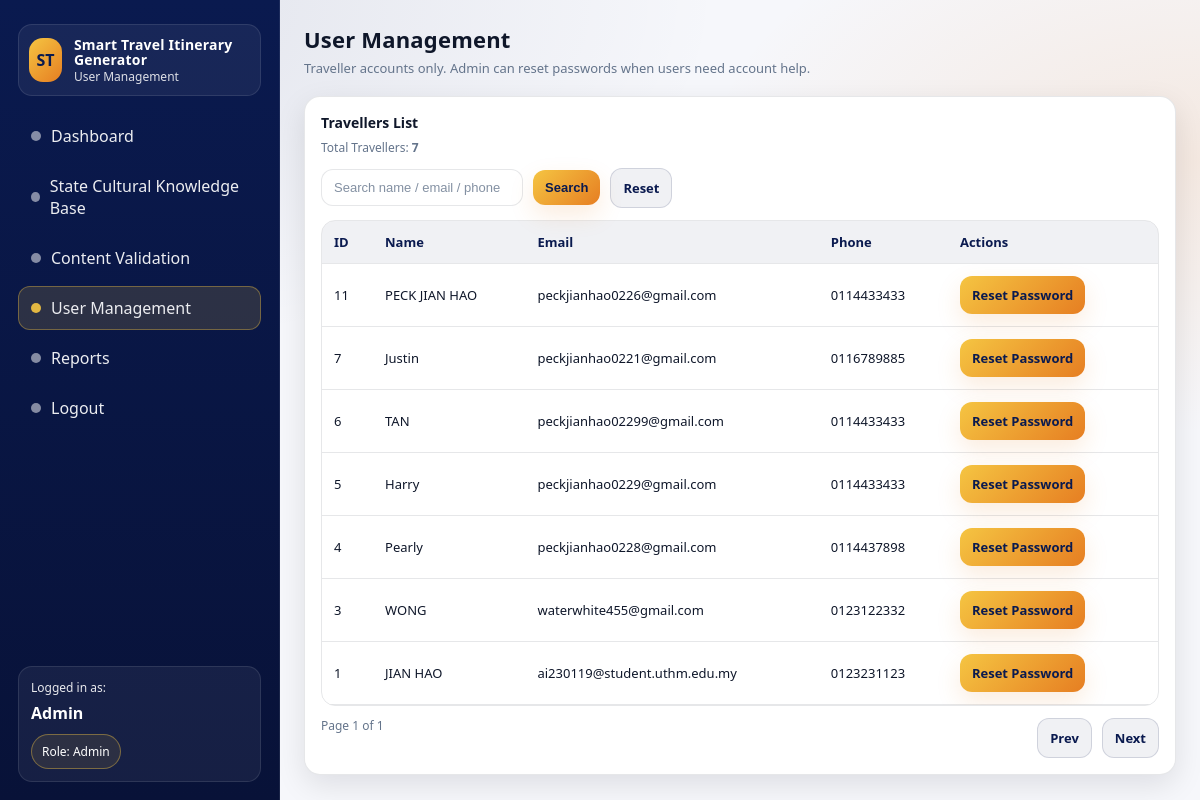
The page /admin/user_manage/index.php (signed in) on the database its author committed.
### tables this page shows
CREATE TABLE `travellers` (
  `traveller_id` int(11) NOT NULL AUTO_INCREMENT,
  `full_name` varchar(100) NOT NULL,
  `email` varchar(100) NOT NULL,
  `password_hash` varchar(255) NOT NULL,
  `force_password_change` tinyint(1) NOT NULL DEFAULT 0,
  `phone` varchar(20) DEFAULT NULL,
  `created_at` timestamp NOT NULL DEFAULT current_timestamp(),
  `is_active` tinyint(1) NOT NULL DEFAULT 1,
  `activation_token` varchar(128) DEFAULT NULL,
  `activation_expires` datetime DEFAULT NULL,
  `reset_token` varchar(128) DEFAULT NULL,
  `reset_expires` datetime DEFAULT NULL,
  PRIMARY KEY (`traveller_id`),
  UNIQUE KEY `email` (`email`)
);

### admin/user_manage/index.php (the view, shortened to what this page needs)
<?php
require_once __DIR__ . "/../../config/db_connect.php";
function h(string $s): string
{
  return htmlspecialchars($s, ENT_QUOTES, 'UTF-8');
}
function base_admin_sidebar_users(): void
{
  $adminName = $_SESSION["admin_name"] ?? "Administrator";
  $items = [
    ["Dashboard", "../../admin/admin_dashboard.php", false],
    ["State Cultural Knowledge Base", "../admin_cultural_kb.php", false],
    ["Content Validation", "../admin_pending.php", false],
    ["User Management", "./index.php", true],
    ["Reports", "../admin_reports.php", false],
    ["Logout", "../../auth/logout.php", false],
  ];
?>
  <aside class="sidebar">
    <div class="brand">
      <div class="brand-badge">ST</div>
      <div class="brand-title">
        <strong>Smart Travel Itinerary Generator</strong>
        <span>User Management</span>
      </div>
    </div>
    <nav class="nav" aria-label="Sidebar Navigation">
      <?php foreach ($items as [$label, $href, $isActive]): ?>
        <a class="<?php echo $isActive ? 'active' : ''; ?>" href="<?php echo h($href); ?>">
          <span class="dot"></span> <?php echo h($label); ?>
        </a>
      <?php endforeach; ?>
    </nav>
    <div class="sidebar-footer">
      <div class="small">Logged in as:</div>
      <div style="margin-top:6px; font-weight:800;"><?php echo h($adminName); ?></div>
      <div class="chip">Role: Admin</div>
    </div>
  </aside>
<?php
}
$view = strtolower(trim($_GET["view"] ?? "list"));
$old = $_SESSION["old_input"] ?? [];
?>
<!DOCTYPE html>
<html lang="en">
<head>
  <link rel="stylesheet" href="../../assets/admin_user_manage_style.css">
</head>
<body>
  <div class="app">
    <?php base_admin_sidebar_users(); ?>
    <main class="content">
      <?php if ($view === "create"): ?>
        <div class="topbar">
          <div class="page-title">
            <h1>Create Traveller</h1>
            <p>Create a new traveller account. Password must be at least 6 characters.</p>
          </div>
          <div class="actions">
            <a class="btn btn-ghost" href="index.php">Back to list</a>
          </div>
        </div>
        <section class="card">
          <h3>Account Details</h3>
          <p class="meta">Traveller accounts only. Deletion is disabled.</p>
          <form method="post" action="index.php?view=create">
            <input type="hidden" name="action" value="create">
            <div class="form-grid">
              <div class="field">
                <label for="name">Full Name</label>
                <input id="name" type="text" name="name" value="<?php echo h((string)($old["name"] ?? "")); ?>" required>
              </div>
              <div class="field">
                <label for="email">Email</label>
                <input id="email" type="email" name="email" value="<?php echo h((string)($old["email"] ?? "")); ?>" required>
              </div>
              <div class="field">
                <label for="phone">Phone (optional)</label>
                <input id="phone" type="text" name="phone" value="<?php echo h((string)($old["phone"] ?? "")); ?>" placeholder="e.g., 012-3456789">
              </div>
              <div class="field">
                <label for="password">Password</label>
                <input id="password" type="password" name="password" required minlength="6">
              </div>
              <div class="field">
                <label for="confirm_password">Confirm Password</label>
                <input id="confirm_password" type="password" name="confirm_password" required minlength="6">
              </div>
              <div class="field full">
                <button class="btn btn-primary" type="submit">Create</button>
                <a class="btn btn-ghost" href="index.php">Cancel</a>
              </div>
            </div>
          </form>
        </section>
      <?php else: ?>
        <?php
        $q = trim($_GET["q"] ?? "");
        $page = (int)($_GET["page"] ?? 1);
        $perPage = 20;
        $offset = ($page - 1) * $perPage;
        $where = "";
        $params = [];
        $types = "";
        $total = 0;
        $countSql = "SELECT COUNT(*) AS c FROM travellers {$where}";
        $countStmt = $conn->prepare($countSql);
        if ($countStmt) {
          $countStmt->execute();
          $total = (int)($countStmt->get_result()->fetch_assoc()["c"] ?? 0);
        }
        $rows = [];
        $sql = "SELECT traveller_id AS id, full_name AS name, email, phone
              FROM travellers {$where}
              ORDER BY traveller_id DESC
              LIMIT ? OFFSET ?";
        $stmt = $conn->prepare($sql);
        if ($stmt) {
          if ($types === "") {
            $stmt->bind_param("ii", $perPage, $offset);
          } else {
            $bindTypes = $types . "ii";
            $bindParams = array_merge($params, [$perPage, $offset]);
            $stmt->bind_param($bindTypes, ...$bindParams);
          }
          $stmt->execute();
          $rows = $stmt->get_result()->fetch_all(MYSQLI_ASSOC);
        }
        $totalPages = (int)ceil(max(1, $total) / $perPage);
        $mk = function (int $p) use ($q): string {
          $qs = http_build_query(["q" => $q, "page" => $p]);
          return "index.php?" . $qs;
        };
        ?>
        <div class="topbar">
          <div class="page-title">
            <h1>User Management</h1>
            <p>Traveller accounts only. Admin can reset passwords when users need account help.</p>
          </div>
        </div>
        <section class="card">
          <h3>Travellers List</h3>
          <p class="meta">Total Travellers: <strong><?php echo (int)$total; ?></strong></p>
          <form class="filters" method="get" action="index.php">
            <input type="text" name="q" value="<?php echo h($q); ?>" placeholder="Search name / email / phone">
            <button class="btn btn-primary" type="submit">Search</button>
            <a class="btn btn-ghost" href="index.php">Reset</a>
          </form>
          <div style="height:12px"></div>
          <div class="table-wrap">
            <table>
              <thead>
                <tr>
                  <th>ID</th>
                  <th>Name</th>
                  <th>Email</th>
                  <th>Phone</th>
                  <th style="min-width:160px;">Actions</th>
                </tr>
              </thead>
              <tbody>
                <?php if (empty($rows)): ?>
                  <tr>
                    <td colspan="5">No records found.</td>
                  </tr>
                <?php else: ?>
                  <?php foreach ($rows as $r): ?>
                    <tr>
                      <td><?php echo (int)$r["id"]; ?></td>
                      <td><?php echo h((string)$r["name"]); ?></td>
                      <td><?php echo h((string)$r["email"]); ?></td>
                      <td><?php echo h((string)($r["phone"] ?? "")); ?></td>
                      <td>
                        <div class="actions-inline">
                          <a class="btn btn-primary" href="index.php?view=reset&id=<?php echo (int)$r["id"]; ?>">Reset Password</a>
                        </div>
                      </td>
                    </tr>
                  <?php endforeach; ?>
                <?php endif; ?>
              </tbody>
            </table>
          </div>
          <div style="height:12px"></div>
          <div class="actions" style="justify-content:space-between;">
            <div class="meta">Page <?php echo (int)$page; ?> of <?php echo (int)$totalPages; ?></div>
            <div class="actions">
              <a class="btn btn-ghost" href="<?php echo h($mk(max(1, $page - 1))); ?>">Prev</a>
              <a class="btn btn-ghost" href="<?php echo h($mk(min($totalPages, $page + 1))); ?>">Next</a>
            </div>
          </div>
        </section>
      <?php endif; ?>
    </main>
  </div>
</body>
</html>

### assets/admin_user_manage_style.css (style rules this page uses)
.filters { display:flex; gap:10px; flex-wrap:wrap; align-items:center; }
.filters input[type="text"], .filters select { width:auto; min-width: 180px; padding:10px 12px; border-radius:12px; border:1px solid var(--border); background:#fff; font-size:13px; }
.actions-inline { display:flex; gap:8px; flex-wrap:wrap; }

### assets/dashboard_style.css (style rules this page uses)
:root { --navy:#0A1A4F; --gold:#F5C542; --orange:#E67E22; --bg:#F6F7FB; --card:#FFFFFF; --text:#0F172A; --muted:#64748B; --border:rgba(15, 23, 42, 0.10); --shadow: 0 10px 30px rgba(2, 6, 23, 0.10); --radius:16px; }
* { box-sizing:border-box; }
html,body { height:100%; }
body { margin:0; font-family: system-ui, -apple-system, Segoe UI, Roboto, Arial, sans-serif; background: radial-gradient(1200px 600px at 0% 0%, rgba(10,26,79,.10), transparent 60%), radial-gradient(900px 500px at 100% 20%, rgba(230,126,34,.12), transparent 55%), var(--bg); color: var(--text); }
.app { min-height:100%; display:grid; grid-template-columns: 280px 1fr; }
.sidebar { background: linear-gradient(180deg, rgba(10,26,79,1) 0%, rgba(8,18,56,1) 100%); color:#fff; padding:24px 18px; position:sticky; top:0; height:100vh; border-right: 1px solid rgba(255,255,255,0.08); }
.brand { display:flex; align-items:center; gap:12px; padding:12px 10px; border-radius: 14px; background: rgba(255,255,255,0.06); border: 1px solid rgba(255,255,255,0.10); }
.brand-badge { width:44px; height:44px; border-radius: 14px; display:grid; place-items:center; background: linear-gradient(135deg, var(--gold), var(--orange)); color: var(--navy); font-weight:800; }
.brand-title { line-height:1.1; }
.brand-title strong { display:block; font-size:14px; letter-spacing:.2px; }
.brand-title span { display:block; font-size:12px; opacity:.85; margin-top:2px; }
.nav { margin-top:18px; display:flex; flex-direction:column; gap:6px; }
.nav a { text-decoration:none; color:#fff; display:flex; align-items:center; gap:10px; padding:10px 12px; border-radius: 12px; border: 1px solid transparent; opacity:.92; }
.nav a.active { background: rgba(245,197,66,0.16); border-color: rgba(245,197,66,0.40); }
.nav .dot { width:10px; height:10px; border-radius:50%; background: rgba(255,255,255,.55); }
.nav a.active .dot { background: var(--gold); }
.sidebar-footer { position:absolute; left:18px; right:18px; bottom:18px; padding:12px; border-radius: 14px; background: rgba(255,255,255,0.06); border: 1px solid rgba(255,255,255,0.10); }
.sidebar-footer .small { font-size:12px; opacity:.9; }
.sidebar-footer .chip { margin-top:10px; display:inline-flex; align-items:center; gap:8px; padding:8px 10px; border-radius: 999px; border: 1px solid rgba(245,197,66,0.40); background: rgba(245,197,66,0.10); font-size:12px; color:#fff; }
.content { padding:24px; max-width: 1200px; width:100%; margin:0 auto; }
.topbar { display:flex; align-items:flex-start; justify-content:space-between; gap:16px; margin-bottom:18px; }
.page-title h1 { margin:0; font-size:22px; letter-spacing:.2px; }
.page-title p { margin:6px 0 0; color: var(--muted); font-size:13px; line-height:1.35; }
.actions { display:flex; gap:10px; flex-wrap:wrap; justify-content:flex-end; }
.btn { cursor:pointer; border:0; border-radius: 12px; padding:10px 12px; font-weight:700; font-size:13px; display:inline-flex; align-items:center; gap:8px; text-decoration:none; }
.btn-primary { color: var(--navy); background: linear-gradient(135deg, var(--gold), var(--orange)); box-shadow: 0 10px 25px rgba(230,126,34,.15); }
.btn-ghost { color: var(--navy); background: rgba(10,26,79,0.06); border: 1px solid rgba(10,26,79,0.14); }
.card { background: var(--card); border: 1px solid var(--border); border-radius: var(--radius); box-shadow: var(--shadow); padding:16px; }
.card h3 { margin:0 0 8px; font-size:14px; }
.card .meta { color: var(--muted); font-size:12px; margin:0 0 12px; line-height:1.35; }
.table-wrap { width:100%; overflow:auto; border-radius: 14px; border: 1px solid var(--border); }
table { width:100%; border-collapse:collapse; min-width: 720px; }
th, td { padding:12px 12px; text-align:left; border-bottom: 1px solid var(--border); font-size:13px; }
th { background: rgba(10,26,79,0.06); color: var(--navy); font-weight:900; }
input::placeholder, textarea::placeholder { color: rgba(100, 116, 139, 0.80); }

### rows shown on the page
travellers: traveller_id "11", full_name "PECK JIAN HAO", email "peckjianhao0226@gmail.com", phone "0114433433"
travellers: traveller_id "7", full_name "Justin", email "peckjianhao0221@gmail.com", phone "0116789885"
travellers: traveller_id "6", full_name "TAN", email "peckjianhao02299@gmail.com", phone "0114433433"
travellers: traveller_id "5", full_name "Harry", email "peckjianhao0229@gmail.com", phone "0114433433"
travellers: traveller_id "4", full_name "Pearly", email "peckjianhao0228@gmail.com", phone "0114437898"
travellers: traveller_id "3", full_name "WONG", email "waterwhite455@gmail.com", phone "0123122332"
travellers: traveller_id "1", full_name "JIAN HAO", email "ai230119@student.uthm.edu.my", phone "0123231123"

### other values the page prints
$label "Dashboard"
$label "State Cultural Knowledge Base"
$label "Content Validation"
$label "User Management"
$label "Reports"
$label "Logout"
$adminName "Admin"
$total "7"
$page "1"
$totalPages "1"
